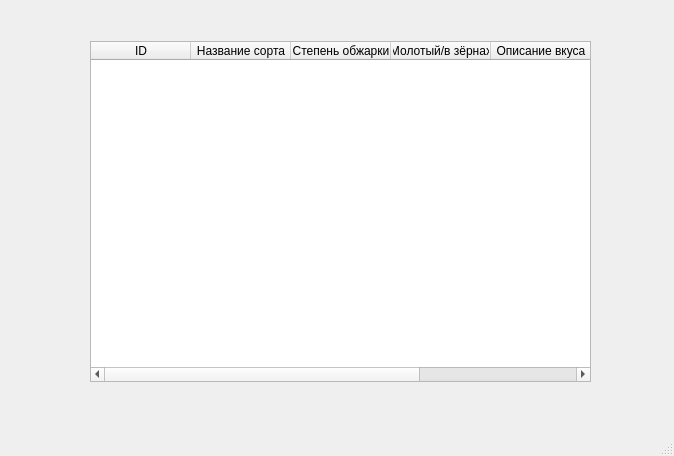
<?xml version="1.0" encoding="UTF-8"?>
<ui version="4.0">
 <class>MainWindow</class>
 <widget class="QMainWindow" name="MainWindow">
  <property name="geometry">
   <rect>
    <x>0</x>
    <y>0</y>
    <width>674</width>
    <height>456</height>
   </rect>
  </property>
  <property name="windowTitle">
   <string>MainWindow</string>
  </property>
  <widget class="QWidget" name="centralwidget">
   <widget class="QTableWidget" name="tableWidget">
    <property name="geometry">
     <rect>
      <x>90</x>
      <y>41</y>
      <width>501</width>
      <height>341</height>
     </rect>
    </property>
    <column>
     <property name="text">
      <string>ID</string>
     </property>
    </column>
    <column>
     <property name="text">
      <string>Название сорта</string>
     </property>
    </column>
    <column>
     <property name="text">
      <string>Степень обжарки</string>
     </property>
    </column>
    <column>
     <property name="text">
      <string>Молотый/в зёрнах</string>
     </property>
    </column>
    <column>
     <property name="text">
      <string>Описание вкуса</string>
     </property>
    </column>
    <column>
     <property name="text">
      <string>Объём</string>
     </property>
    </column>
   </widget>
  </widget>
  <widget class="QMenuBar" name="menubar">
   <property name="geometry">
    <rect>
     <x>0</x>
     <y>0</y>
     <width>674</width>
     <height>21</height>
    </rect>
   </property>
  </widget>
  <widget class="QStatusBar" name="statusbar"/>
 </widget>
 <resources/>
 <connections/>
</ui>
